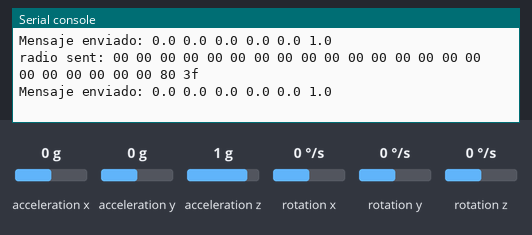
Simulated run of this program. Board: MicroPython board. On the bench: the last lines printed to the serial console. Inputs (shaded band) come from the test bench; at power-on: acceleration x 0 g, acceleration y 0 g, acceleration z 1 g, rotation x 0 °/s, rotation y 0 °/s, rotation z 0 °/s. No radio messages arrive unless stated (any console line starting 'radio sent:' is added by the test bench); library files of the repository ran but are not shown: imu.py.

Above: at 1.4 s.
1.5 s: acceleration x set to -1.4 g
At 1.95 s:
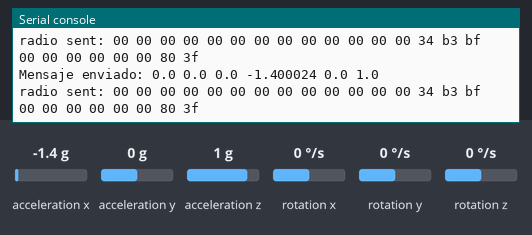
3.1 s: acceleration y set to -1.4 g
At 3.47 s:
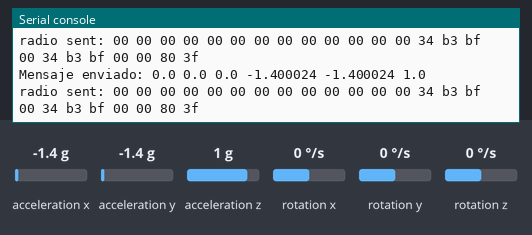
4.7 s: acceleration z set to -1.4 g
At 5.21 s:
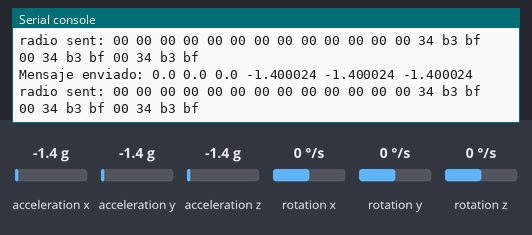
6.3 s: rotation x set to -192 °/s
At 6.95 s:
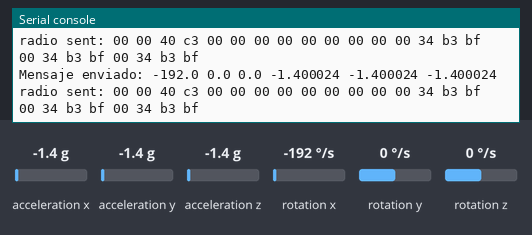
8.0 s: rotation y set to -192 °/s
At 8.69 s:
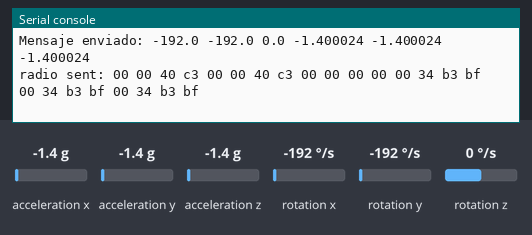
9.6 s: rotation z set to -192 °/s
At 9.67 s:
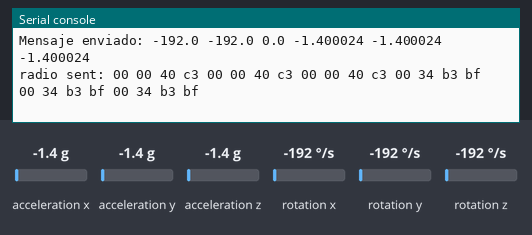

The program:

main.py
```python
from machine import Pin, SPI, I2C
from nrf24l01 import NRF24L01
from imu import MPU6050
import struct
import utime

# Configuración de I2C y MPU6050
i2c = I2C(0, scl=Pin(13), sda=Pin(12))
imu = MPU6050(i2c)

# Configuración de SPI y NRF24L01
csn = Pin(5, Pin.OUT)
ce = Pin(17, Pin.OUT)
spi = SPI(0, baudrate=10000000, polarity=0, phase=0, sck=Pin(18), mosi=Pin(19), miso=Pin(16))

nrf = NRF24L01(spi, csn, ce, channel=76, payload_size=32)
nrf.open_tx_pipe(b'1Node')

# Función para enviar datos empaquetados
def enviar_datos():
    try:
        # Obtiene datos del sensor MPU6050
        gyro_x = imu.gyro.x
        gyro_y = imu.gyro.y
        gyro_z = imu.gyro.z
        acc_x = imu.accel.x
        acc_y = imu.accel.y
        acc_z = imu.accel.z

        # Empaqueta los datos en binario (6 floats, 24 bytes en total)
        mensaje = struct.pack("ffffff", gyro_x, gyro_y, gyro_z, acc_x, acc_y, acc_z)

        # Envía los datos por NRF24L01
        nrf.send(mensaje)
        print("Mensaje enviado:", gyro_x, gyro_y, gyro_z, acc_x, acc_y, acc_z)
    except OSError as e:
        print("Error al enviar datos:", e)

# Enviar datos de forma continua sin pausas innecesarias
while True:
    enviar_datos()
    utime.sleep(0.1)  # Intervalo ajustado para tiempo real
```

vector3d.py
```python
from utime import sleep_ms
from math import sqrt, degrees, acos, atan2


def default_wait():
    '''
    delay of 50 ms
    '''
    sleep_ms(50)


class Vector3d(object):
    '''
    Represents a vector in a 3D space using Cartesian coordinates.
    Internally uses sensor relative coordinates.
    Returns vehicle-relative x, y and z values.
    '''
    def __init__(self, transposition, scaling, update_function):
        self._vector = [0, 0, 0]
        self._ivector = [0, 0, 0]
        self.cal = (0, 0, 0)
        self.argcheck(transposition, "Transposition")
        self.argcheck(scaling, "Scaling")
        if set(transposition) != {0, 1, 2}:
            raise ValueError('Transpose indices must be unique and in range 0-2')
        self._scale = scaling
        self._transpose = transposition
        self.update = update_function

    def argcheck(self, arg, name):
        '''
        checks if arguments are of correct length
        '''
        if len(arg) != 3 or not (type(arg) is list or type(arg) is tuple):
            raise ValueError(name + ' must be a 3 element list or tuple')

    def calibrate(self, stopfunc, waitfunc=default_wait):
        '''
        calibration routine, sets cal
        '''
        self.update()
        maxvec = self._vector[:]                # Initialise max and min lists with current values
        minvec = self._vector[:]
        while not stopfunc():
            waitfunc()
            self.update()
            maxvec = list(map(max, maxvec, self._vector))
            minvec = list(map(min, minvec, self._vector))
        self.cal = tuple(map(lambda a, b: (a + b)/2, maxvec, minvec))

    @property
    def _calvector(self):
        '''
        Vector adjusted for calibration offsets
        '''
        return list(map(lambda val, offset: val - offset, self._vector, self.cal))

    @property
    def x(self):                                # Corrected, vehicle relative floating point values
        self.update()
        return self._calvector[self._transpose[0]] * self._scale[0]

    @property
    def y(self):
        self.update()
        return self._calvector[self._transpose[1]] * self._scale[1]

    @property
    def z(self):
        self.update()
        return self._calvector[self._transpose[2]] * self._scale[2]

    @property
    def xyz(self):
        self.update()
        return (self._calvector[self._transpose[0]] * self._scale[0],
                self._calvector[self._transpose[1]] * self._scale[1],
                self._calvector[self._transpose[2]] * self._scale[2])

    @property
    def magnitude(self):
        x, y, z = self.xyz  # All measurements must correspond to the same instant
        return sqrt(x**2 + y**2 + z**2)

    @property
    def inclination(self):
        x, y, z = self.xyz
        return degrees(acos(z / sqrt(x**2 + y**2 + z**2)))

    @property
    def elevation(self):
        return 90 - self.inclination

    @property
    def azimuth(self):
        x, y, z = self.xyz
        return degrees(atan2(y, x))

    # Raw uncorrected integer values from sensor
    @property
    def ix(self):
        return self._ivector[0]

    @property
    def iy(self):
        return self._ivector[1]

    @property
    def iz(self):
        return self._ivector[2]

    @property
    def ixyz(self):
        return self._ivector

    @property
    def transpose(self):
        return tuple(self._transpose)

    @property
    def scale(self):
        return tuple(self._scale)
```

Measured:
- after the input at 1.5 s, the serial console: prints a new line at once (image 1)
- after the input at 3.1 s, the serial console: prints a new line at once (image 2)
- after the input at 4.7 s, the serial console: prints a new line after 0.07 s (image 3)
- after the input at 6.3 s, the serial console: prints a new line after 0.11 s (image 4)
- after the input at 8.0 s, the serial console: prints a new line at once (image 5)
- after the input at 9.6 s, the serial console: prints a new line after 0.07 s (image 6)
